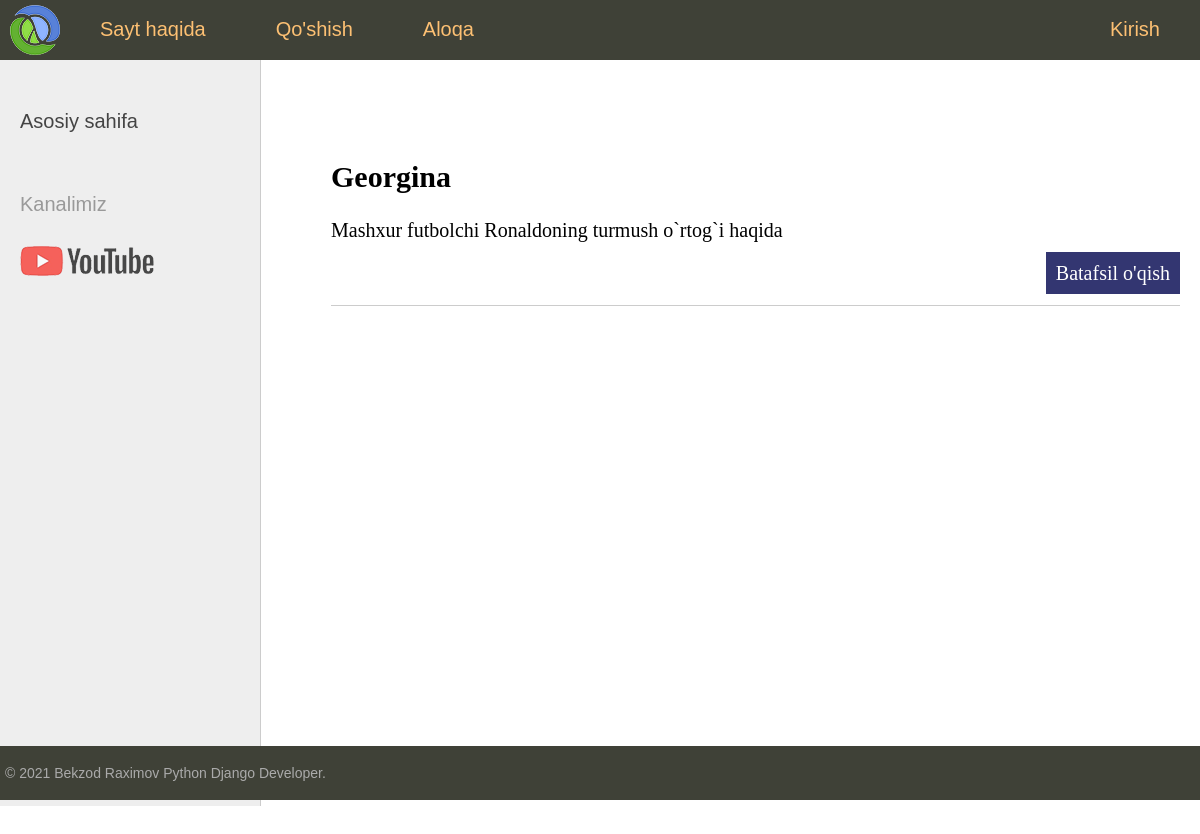
The app's page /, older data.
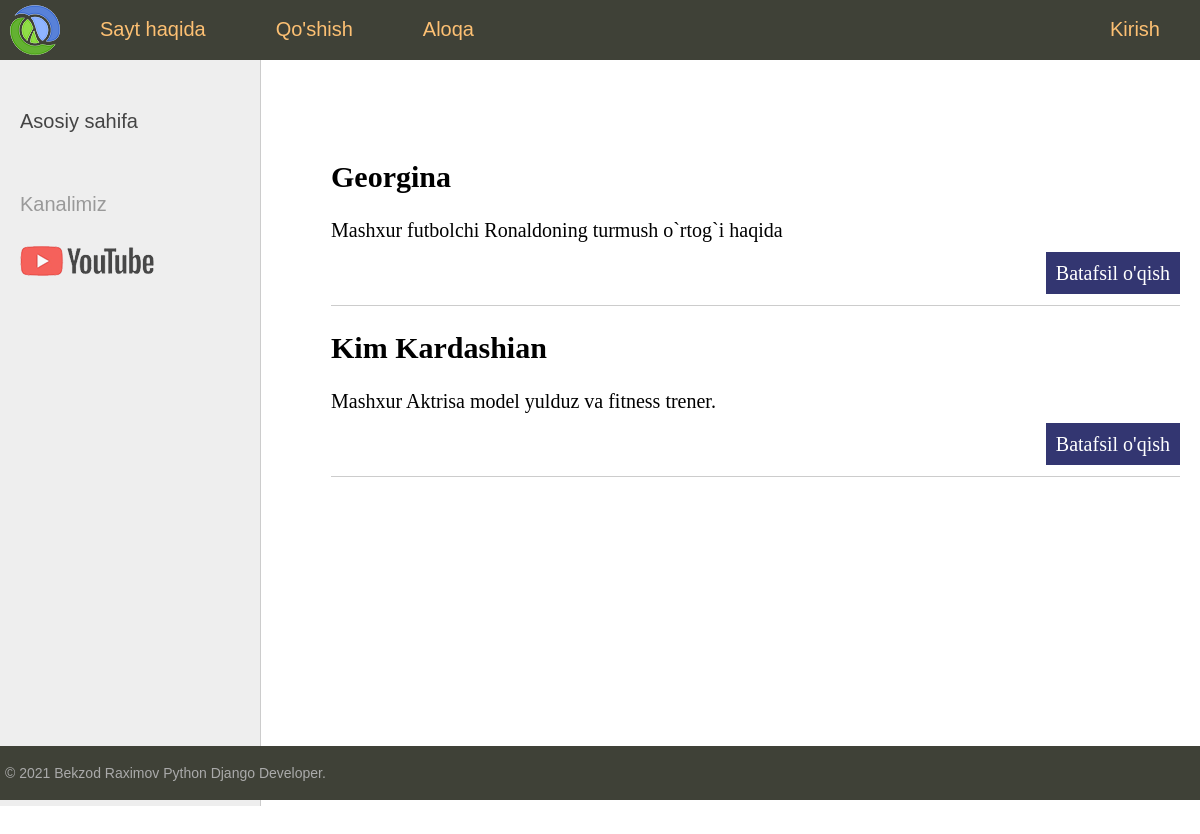
The same page, newer data.
### women/models.py (models this page shows, shortened)
class Women(models.Model):
    id = models.AutoField(primary_key=True)
    title = models.CharField(max_length = 250)
    content = models.TextField(blank = True)
    photo = models.ImageField(upload_to = 'photos/%Y/%m/%d/')
    time_create = models.DateTimeField(auto_now_add = True)
    time_update = models.DateTimeField(auto_now = True)
    is_published = models.BooleanField(default = True)
    def get_absolute_url(self):
        return reverse('post', kwargs = {'post_id': self.pk})

### women/views.py (the view)
# urls.py: path('', index, name = 'home'), # http://127.0.0.1:8000/
def index(request):
    posts = Women.objects.all()
    context = {
        'posts': posts,
        'menu': menu,
        'title': 'Asosiy sahifa'
    }
    return render(request, 'women/index.html', context)

### women/templates/women/index.html (shortened to what this page needs)
{% extends 'women/base.html' %}
{% block content %}
<ul class="list-articles">
    {% for p in posts %}
        <li><h2>{{ p.title }}</h2>
        {% autoescape off %}
        <p>{{ p.content|linebreaks|truncatewords:50 }}</p>
        {% endautoescape %}
        <p class="link-read-post"><a href="{{ p.get_absolute_url }}">Batafsil o'qish</a></p></li>
    {% endfor %}
</ul>
{% endblock %}

### women/templates/women/base.html (shortened to what this page needs)
{% load static %}
<!DOCTYPE html>
<html lang="en" dir="ltr">
  <head>
	  <link type="text/css" href="{% static 'women/css/styles.css' %}" rel="stylesheet" />
  </head>
  <body>
  <table class="table-page" border=0 cellpadding="0" cellspacing="0">
  <tr><td valign=top>
  {% block mainmenu %}
  		<div class="header">
  			<ul id="mainmenu" class="mainmenu">
  		<li class="logo"><a href="{% url 'home' %}"><div class="logo"></div></a></li>
  {% for m in menu %}
  	{% if not forloop.last %}
  			<li><a href="{% url m.url_name %}">{{m.title}}</a></li>
  	{% else %}
  			<li class="last"><a href="{% url m.url_name %}">{{m.title}}</a></li>
  	{% endif %}
  {% endfor %}
  			</ul>
  		</div>
  {% endblock mainmenu %}
  <table class="table-content" border=0 cellpadding="0" cellspacing="0">
  <tr>
  	<td valign="top" class="left-chapters">
  	<ul id="leftchapters">
  {% if cat_selected == 0 %}
  		<li class="selected">Kategoriyalar</li>
  {% else %}
  		<li><a href="{% url 'home' %}">Asosiy sahifa</a></li>
  {% endif %}
  		<li class="share">
  		<p>Kanalimiz</p>
  		<a class="share-yt" href="#" target="_blank" rel="nofollow"></a>
  		</li>
  	</ul>
  </td>
  <td valign="top" class="content">
  	<div class="content-text">
  {% block content %}
  {% endblock %}
  	</div>
  </td></tr></table>
  </td></tr>
  <tr><td valign=top>
  	<div id="footer">
  		<p>&copy; 2021 Bekzod Raximov Python Django Developer.</p>
  	</div>
  </td></tr></table>
  </body>
</html>

### women/static/women/css/styles.css (style rules this page uses)
html, body { font-family: 'Arial'; margin: 0; padding: 0; height: 100%; width: 100%; color: #444; }
a { color: #0059b2; text-decoration: none; }
p.link-read-post { text-align: right; }
p.link-read-post a { padding: 10px; min-width: 100px; background: #333671; color: #fff; text-decoration: none; }
ul.list-articles { list-style: none; margin: 0; padding: 0; }
ul.list-articles li { border-bottom: 1px solid #ccc; }
.table-page { width: 100%; height: 100%; vertical-align: top; }
.table-page tr { height: 100%; }
.header { background: #3F4137; height: 60px; }
.logo { background: url('../images/logo.png') no-repeat 10px 5px; width: 70px; height: 60px; }
ul.mainmenu { list-style: none; margin: 0; padding: 0; height: 60px; color: #fdc073; font-size: 20px; overflow: hidden; }
ul.mainmenu li { float: left; margin: 18px 40px 0 30px; }
ul.mainmenu li.logo { margin: 0; }
ul.mainmenu li.last { float: right; }
ul.mainmenu li a { color: #fdc073; text-decoration: none; }
.table-content { width: 100%; min-height: 100%; height: 100%; }
.left-chapters { margin: 0; background: #eee; border-right: 1px solid #ccc; min-height: 100%; }
.left-chapters ul { width: 230px; min-height: 100%; margin: 0; padding: 20px 10px 10px 20px; list-style: none; font-size: 20px; }
.left-chapters ul li { margin: 30px 0 0 0; color: #999; }
.left-chapters ul li a { color: #444; text-decoration: none; }
.left-chapters ul li.share { margin: 60px 0 0 0; }
.left-chapters ul li.share p { margin: 30px 0 30px 0; }
.left-chapters ul li.share a { display: inline-block; width: 40px; height: 40px; margin: 0 20px 0 0; }
.left-chapters ul li.share a.share-yt { width: 100%; height: 30px; background: url('../images/share_yt.png') no-repeat 0 0 }
.content { padding: 40px 20px 20px 40px; width: 100%; box-sizing: border-box; }
.content-text { margin: 60px 0 0 30px; color: #000; font-size: 20px; font-family: Yandex Sans Display Light; }
#footer { box-sizing: border-box; background: #3F4137; padding: 5px; color: #aaa; font-size: 14px; font-family: Verdana, Geneva, Arial, Helvetica; text-align: left; overflow: hidden; }

Row changes from the older to the newer data that the page shows:
added Women: title "Kim Kardashian", content "Mashxur Aktrisa model yulduz va fitness trener."
